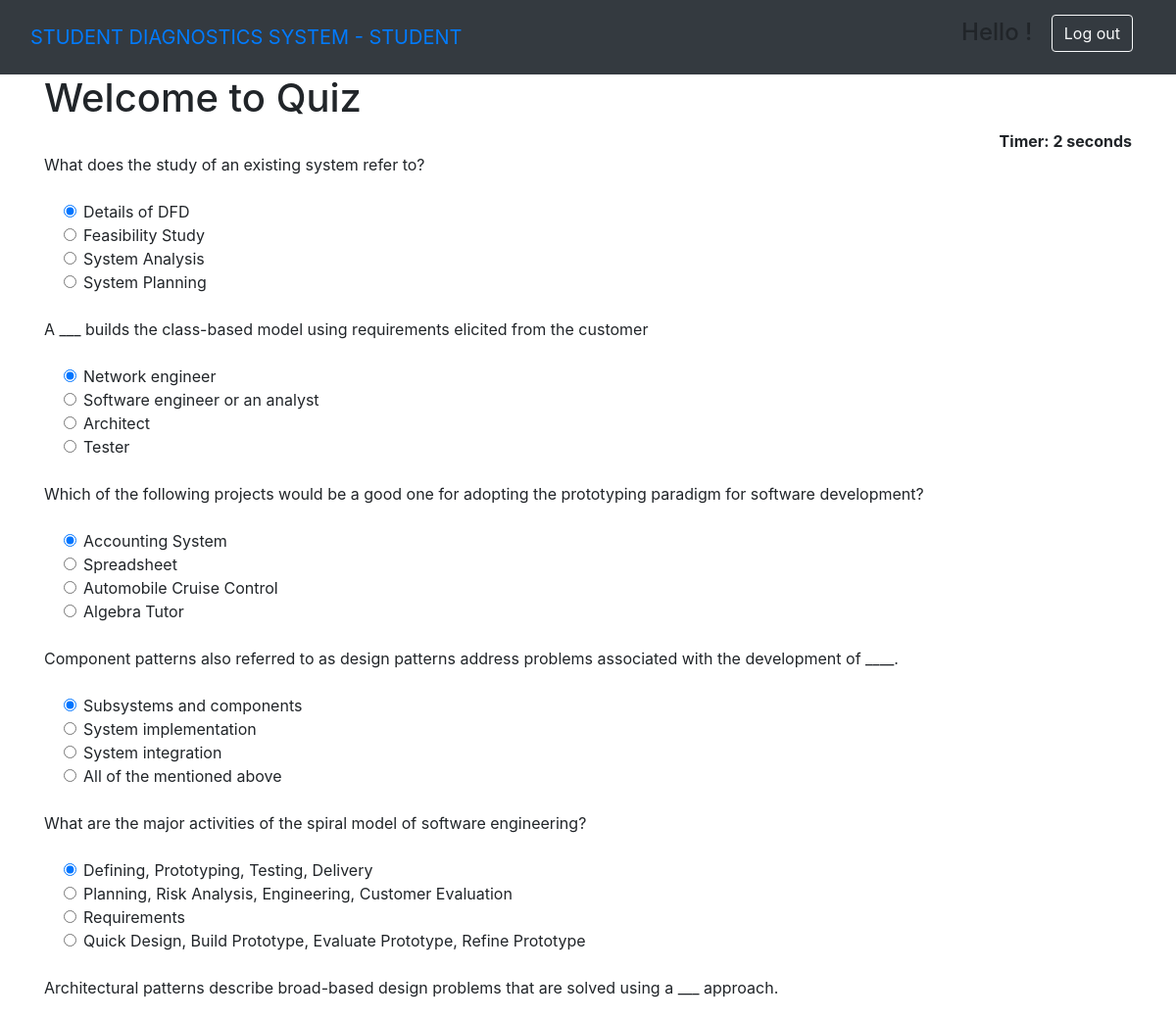
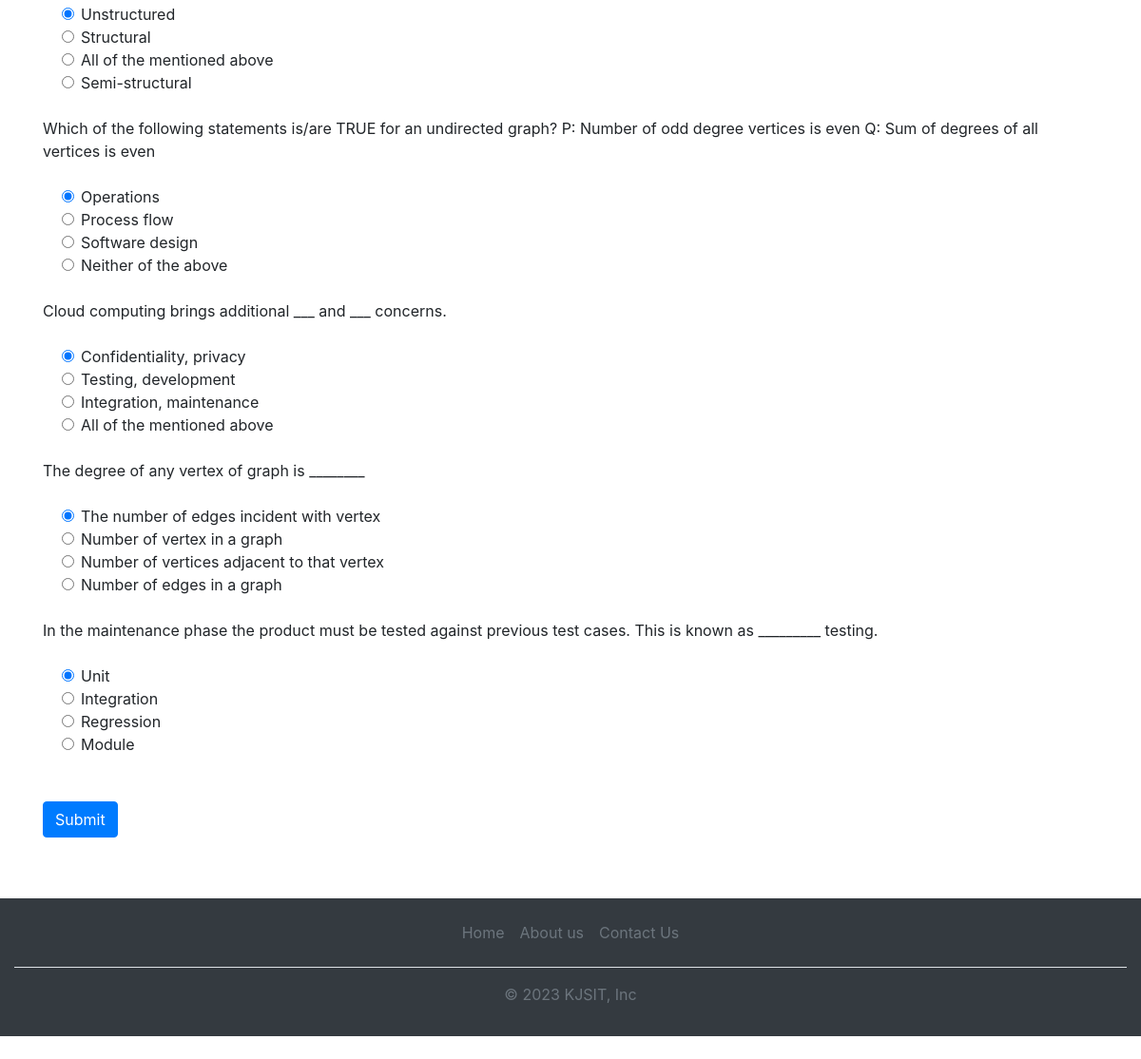
Screenshot of /SE (signed in) with the database file from the repository (2 pictures, top to bottom).
### home/models.py (models this page shows, shortened)
class questions(models.Model):
    subject=models.CharField(max_length=100)
    topic=models.CharField(max_length=100)
    question=models.CharField(max_length=1000)
    op1=models.CharField(max_length=1000)
    op2=models.CharField(max_length=1000)
    op3=models.CharField(max_length=1000)
    op4=models.CharField(max_length=1000)
    correct=models.CharField(max_length=100)
    diff=models.CharField(max_length=100)

### home/views.py (the view)
# urls.py: path('SE',views.SE, name='SE'),
@login_required(login_url='loginstudent')
def SE(request):
    if request.method == 'POST':
        print(request.POST)
        question1=questions.objects.filter(subject='SE').order_by('?')[:10]
        score=0
        wrong=0
        correct=0
        total=0
        for q in question1:
            total+=1
            print(request.POST.get(q.question))
            print(q.correct)
            print()
            if q.correct ==  request.POST.get(q.question):
                score+=10
                correct+=1
            else:
                wrong+=1
        percent = score/(total*10) *100
        res=result(score=score,datee=datetime.today(),subject="SE")
        res.save()
        average_score = result.objects.filter(subject='SE').aggregate(Avg('score'))['score__avg']
        average_score = round(average_score, 2)
        average_score=average_score/(total*10) *100
        context = {
            'score':score,
            'time': request.POST.get('timer'),
            'correct':correct,
            'wrong':wrong,
            'percent':percent,
            'total':total,
            'average':average_score,
        }
        return render(request,'student/result.html',context)
    else:
        question1=questions.objects.filter(subject='SE').order_by('?')[:10]
        context = {
            'question1':question1
        }
        return render(request,'student/SE.html',context)

### templates/student/SE.html (shortened to what this page needs)
{% extends 'student/dependencies.html' %}
{% block content %}
{% load static %}
<div class="container ">
<h1>Welcome to Quiz</h1>
<div align="right " id="displaytimer"><b>Timer: 0 seconds</b></div>
 <form method='post' action=''>
    {% for q  in question1%}
    <div class="form-group">
      <label for="question">{{q.question}}</label>
    </div>
    <div class="form-check">
        <div class="form-check">
            <input class="form-check-input" type="radio" name="{{q.question}}" id="gridRadios1" value="{{q.op1}}" checked>
            <label class="form-check-label" for="gridRadios1">
                {{q.op1}}
            </label>
        </div>
        <div class="form-check">
            <input class="form-check-input" type="radio" name="{{q.question}}" id="gridRadios2" value="{{q.op2}}">
            <label class="form-check-label" for="gridRadios2">
                {{q.op2}}
            </label>
        </div>
        <div class="form-check">
            <input class="form-check-input" type="radio" name="{{q.question}}" id="gridRadios1" value="{{q.op3}}">
            <label class="form-check-label" for="gridRadios1">
                {{q.op3}}
            </label>
        </div>
        <div class="form-check">
            <input class="form-check-input" type="radio" name="{{q.question}}" id="gridRadios2" value="{{q.op4}}">
            <label class="form-check-label" for="gridRadios2">
                {{q.op4}}
            </label>
        </div>
        <br>
    </div>
    {% endfor %}
    <br>
    <button type="submit" class="btn btn-primary">Submit</button>
  </form>
</div>
{% endblock %}

### rows the page displays
questions: question "What does the study of an existing system refer to?", op1 "Details of DFD", op2 "Feasibility Study", op3 "System Analysis", op4 "System Planning"
questions: question "A ___ builds the class-based model using requirements elicited from the customer", op1 "Network engineer", op2 "Software engineer or an analyst", op3 "Architect", op4 "Tester"
questions: question "Which of the following projects would be a good one for adopting the prototyping paradigm for software development?", op1 "Accounting System", op2 "Spreadsheet", op3 "Automobile Cruise Control", op4 "Algebra Tutor"
questions: question "Component patterns also referred to as design patterns address problems associated with the development of ____.", op1 "Subsystems and components", op2 "System implementation", op3 "System integration", op4 "All of the mentioned above"
questions: question "What are the major activities of the spiral model of software engineering?", op1 "Defining, Prototyping, Testing, Delivery", op2 "Planning, Risk Analysis, Engineering, Customer Evaluation", op3 "Requirements", op4 "Quick Design, Build Prototype, Evaluate Prototype, Refine Prototype"
questions: question "Architectural patterns describe broad-based design problems that are solved using a ___ approach.", op1 "Unstructured", op2 "Structural", op3 "All of the mentioned above", op4 "Semi-structural"
questions: question "Which of the following statements is/are TRUE for an undirected graph? P: Number of odd degree vertices is even Q: Sum of degrees of all vertices is even", op1 "Operations", op2 "Process flow", op3 "Software design", op4 "Neither of the above"
questions: question "Cloud computing brings additional ___ and ___ concerns.", op1 "Confidentiality, privacy", op2 "Testing, development", op3 "Integration, maintenance", op4 "All of the mentioned above"
questions: question "The degree of any vertex of graph is ________", op1 "The number of edges incident with vertex", op2 "Number of vertex in a graph", op3 "Number of vertices adjacent to that vertex", op4 "Number of edges in a graph"
questions: question "In the maintenance phase the product must be tested against previous test cases. This is known as _________ testing.", op1 "Unit", op2 "Integration", op3 "Regression", op4 "Module"
